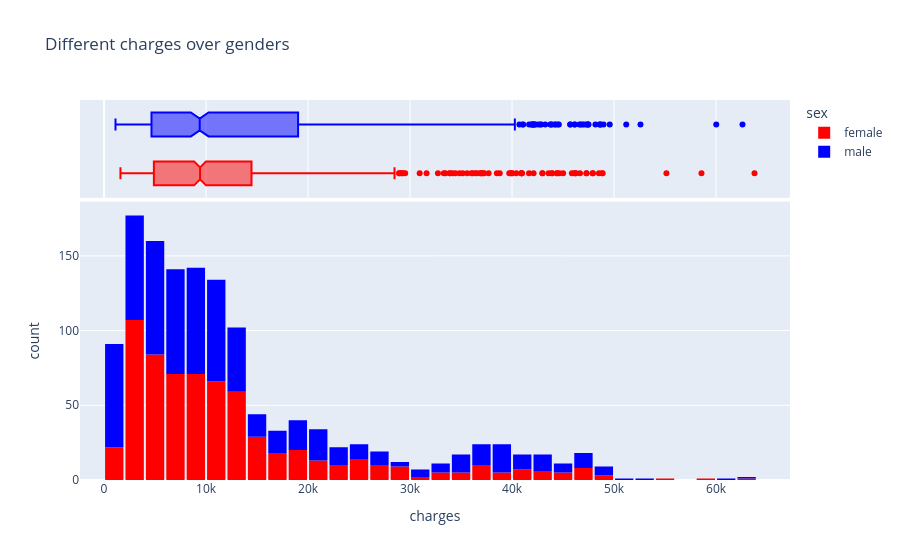

This figure's notebook cell:
### Markdown cell above
***Cargos médicos según el sexo del paciente*

### Code cell
# Plot de conteo de pacientes
sns.countplot(data=df, x='sex')
plt.title('Sex count')
plt.grid()

# Distribución de cargos de salud según el sexo
fig = px.histogram(df,
                   x = 'charges',
                   color = 'sex',
                   marginal='box',
                   color_discrete_sequence = ["red", "blue"],
                   title = 'Different charges over genders'
               
)
fig.update_layout(bargap=0.1)
fig.show()

# Plot de distribucion de grupos separados
g = sns.FacetGrid(df, col='sex', sharey=False)
g.map_dataframe(sns.histplot, x="charges", kde=True)

### Figure 1 — Plotly figure (JSON) as saved in the notebook; plotly's stock layout.template omitted (floating-point values rounded to 4 significant figures; data arrays with more than 128 entries replaced by an {"elided": "..."} marker saying what was removed)
{"data": [{"alignmentgroup": "True", "bingroup": "x", "hovertemplate": "sex=female<br>charges=%{x}<br>count=%{y}<extra></extra>", "legendgroup": "female", "marker": {"color": "red", "pattern": {"shape": ""}}, "name": "female", "offsetgroup": "female", "orientation": "v", "showlegend": true, "type": "histogram", "x": {"elided": "662 float values"}, "xaxis": "x", "yaxis": "y"}, {"alignmentgroup": "True", "hovertemplate": "sex=female<br>charges=%{x}<extra></extra>", "legendgroup": "female", "marker": {"color": "red"}, "name": "female", "notched": true, "offsetgroup": "female", "showlegend": false, "type": "box", "x": {"elided": "662 float values"}, "xaxis": "x2", "yaxis": "y2"}, {"alignmentgroup": "True", "bingroup": "x", "hovertemplate": "sex=male<br>charges=%{x}<br>count=%{y}<extra></extra>", "legendgroup": "male", "marker": {"color": "blue", "pattern": {"shape": ""}}, "name": "male", "offsetgroup": "male", "orientation": "v", "showlegend": true, "type": "histogram", "x": {"elided": "675 float values"}, "xaxis": "x", "yaxis": "y"}, {"alignmentgroup": "True", "hovertemplate": "sex=male<br>charges=%{x}<extra></extra>", "legendgroup": "male", "marker": {"color": "blue"}, "name": "male", "notched": true, "offsetgroup": "male", "showlegend": false, "type": "box", "x": {"elided": "675 float values"}, "xaxis": "x2", "yaxis": "y2"}], "layout": {"bargap": 0.1, "barmode": "relative", "legend": {"title": {"text": "sex"}, "tracegroupgap": 0}, "title": {"text": "Different charges over genders"}, "xaxis": {"anchor": "y", "domain": [0, 1], "title": {"text": "charges"}}, "xaxis2": {"anchor": "y2", "domain": [0, 1], "matches": "x", "showgrid": true, "showticklabels": false}, "yaxis": {"anchor": "x", "domain": [0, 0.7326], "title": {"text": "count"}}, "yaxis2": {"anchor": "x2", "domain": [0.7426, 1], "matches": "y2", "showgrid": false, "showline": false, "showticklabels": false, "ticks": ""}}}
